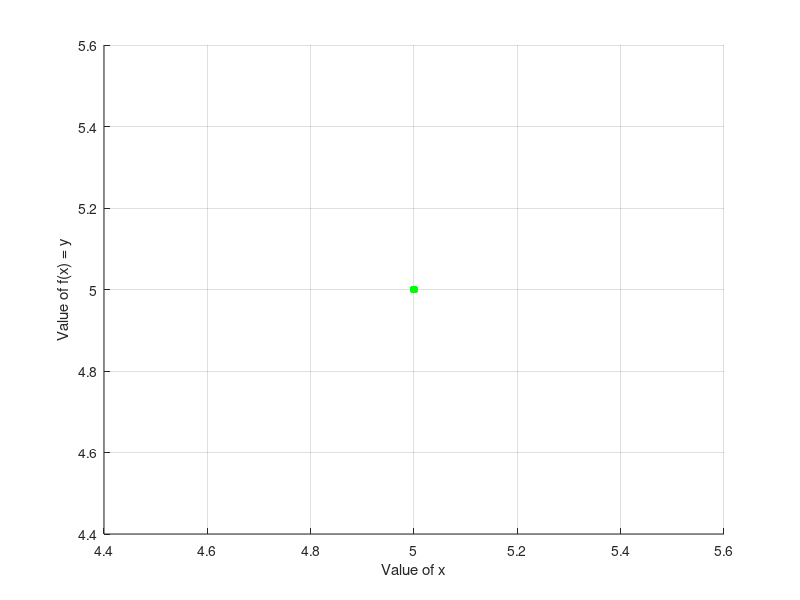

Write the MATLAB code that produced this figure.
clear;
trainx = input('');
trainy = input('');
testx = input('');
testy = input('');

trainx = trainx';
trainy = trainy';
testx = testx';
testy = testy';

scatter(trainx,trainy,'k','filled');
grid on;
hold on;
scatter(testx,testy,'g','filled');

xlabel('Value of x');
ylabel('Value of f(x) = y');

len = length(trainx);

option = input('Press 1 for Newton Interpolation Or 2 for Quadratic Spline Interpolation\n');

for i = 2 : len
    tx = linspace(1,len,i);
    tx = round(tx);
    
    tmpx = trainx(tx);
    tmpy = trainy(tx);
    
    sct = scatter(tmpx,tmpy,'r','filled');
    error = 0;
    
    if(option == 1)
        poly = NDDP_1505082(tmpx,tmpy);
        
        x = trainx;
        
        for j = 1 : length(trainx)
           y(j) = NewtonPolynomial_1505082(tmpx,x(j),poly);
        end
        
        for j = 1 : length(testx)
            approxy = NewtonPolynomial_1505082(tmpx,testx(j),poly);
         
            error = error + abs(testy(j) - approxy)/abs(testy(j));
        end
    else
        matrix = SplineInterpolation_1505082(tmpx,tmpy);
        
        x = trainx(1) : .1 : trainx(len);
      
        for j = 1 : length(x)
            y(j) = SplinePolynomial_1505082(tmpx,x(j),matrix);
        end
        
        for j = 1 : length(testx)
            approxy = SplinePolynomial_1505082(tmpx,testx(j),matrix);
            error = error + abs(testy(j) - approxy)/abs(testy(j));
        end
    end
    
    tempplot = plot(x,y,'b');
    
    xlabel('Value of x');
    ylabel('Value of f(x) = y');
    
    hold on;
    
    fprintf('Error associated with %d order polynomial is %f\n',i - 1,(100 * error) / length(testx));
    
    pause(2);
    
    if(i ~= len)
        delete(sct);
        delete(tempplot);
    end
end 